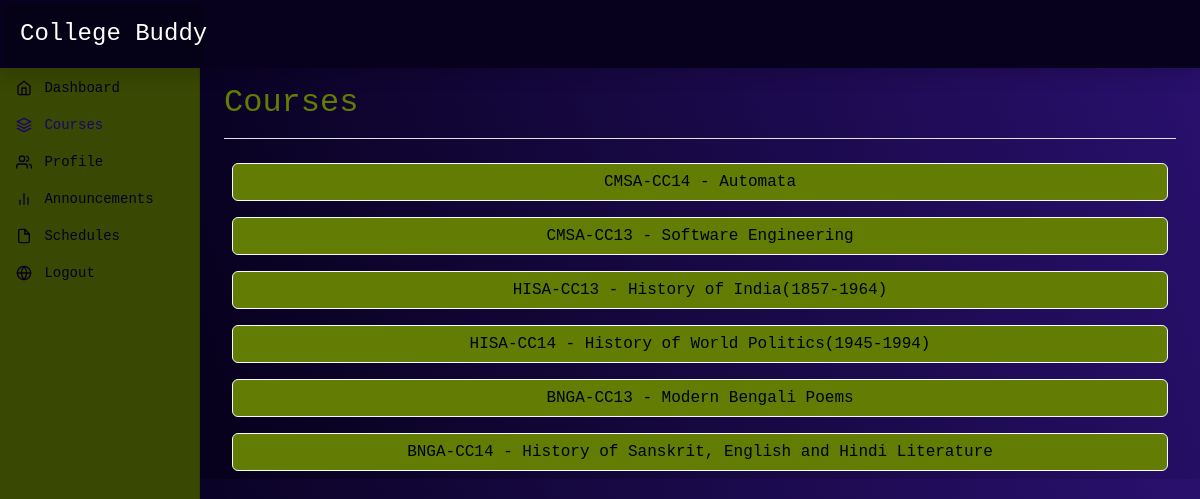
Page /courses (signed in) on the earlier database version.
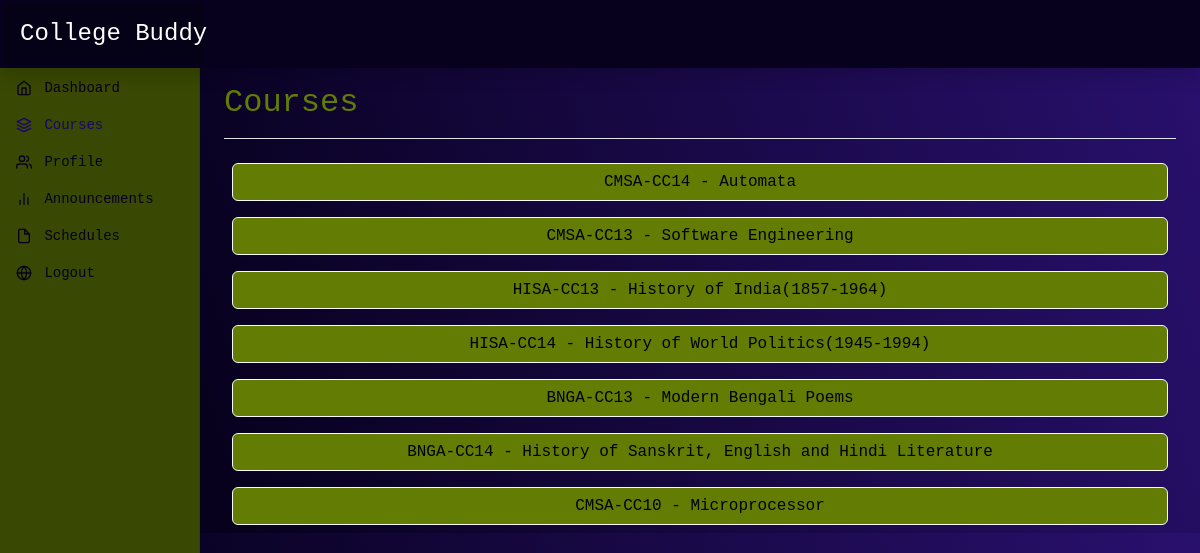
Same page on the later database version.
### dashboard/models.py (models this page shows, shortened)
class Course(models.Model):
    course_id = models.CharField(max_length=20)
    name = models.CharField(max_length=50)
    description = models.TextField(blank=True, null=True)
    department = models.ForeignKey('Department', on_delete=models.SET_NULL, blank=True, null=True, related_name='course_department')
    syllabus= models.FileField(upload_to='syllabuses/',default='syllabuses/default.jpg')

### dashboard/views.py (the view)
# urls.py: path('courses', views.courses,name='courses'),
@login_required
def courses(request):
    if request.user.is_authenticated and request.user.groups.filter(name='Student').exists():
        student = Student.objects.get(roll_no=request.user)
        courses = Course.objects.filter(enrolled_students__in=[student])
        is_student = True
    elif request.user.is_authenticated and request.user.groups.filter(name='Professor').exists():
        professor = Professor.objects.get(professor_id=request.user)
        courses = Course.objects.filter(instructors__in=[professor])
        is_student = False
    elif request.user.is_authenticated:
       courses = Course.objects.all
       is_student = False
    else:
        return redirect('login')
    context = {
        'courses': courses,
    }
    return render(request,'courses.html',context)

### templates/courses.html (shortened to what this page needs)
{% extends 'base.html' %}
{% block courses %}active{% endblock courses  %}
{% block header%}Courses{% endblock header %}
{% block body %}
    <div>
        {% for course in courses %}
        <div class="d-grid gap-2 p-2">
            <button class="btn btn-light " onclick="location.href='{% url 'coursedetails' course.course_id %}';">{{ course.course_id }} - {{ course.name }}</button>
        </div>
        {% endfor %}
        </div>
{% endblock body %}

### templates/base.html (shortened to what this page needs)
<!DOCTYPE html>
<html lang="en" data-bs-theme="auto">
  <head>
    <link href="https://cdn.jsdelivr.net/npm/bootstrap@5.3.0-alpha3/dist/css/bootstrap.min.css" rel="stylesheet"/>
    <link href="../static/dashboard.css" rel="stylesheet" />
  </head>
  <body>
    <header class="navbar navbar-dark sticky-top  bg-theme flex-md-nowrap p-1 shadow" >
      <a class="navbar-brand col-md-3 col-lg-2 me-0 px-3 fs-4" href="" >College Buddy</a>
    </header>
    <div class="container-fluid">
      <div class="row">
        <nav id="sidebarMenu" class="col-md-3 col-lg-2 d-md-block bg-body-tertiary sidebar collapse " >
          <div class="position-sticky pt-0 sidebar-sticky">
            <ul class="nav flex-column">
              <li class="nav-item">
                <a class="nav-link {% block dashboard %}{% endblock dashboard %}" aria-current="page" href="{%url 'dashboard' %}">
                  <span data-feather="home" class="align-text-bottom"></span>
                  Dashboard
                </a>
              </li>
              <li class="nav-item">
                <a class="nav-link {% block courses %}{% endblock courses %}" href="{%url 'courses' %}">
                  <span data-feather="layers" class="align-text-bottom"></span>
                  Courses
                </a>
              </li>
              <li class="nav-item">
                <a class="nav-link {% block profile %}{% endblock profile %}" href="{%url 'profile' %}">
                  <span data-feather="users" class="align-text-bottom"></span>
                  Profile
                </a>
              </li>
              <li class="nav-item">
                <a class="nav-link {% block announcements %}{% endblock announcements %}" href="{%url 'announcement' %}">
                  <span data-feather="bar-chart-2" class="align-text-bottom" ></span>
                  Announcements
                </a>
              </li>
              <li class="nav-item">
                <a class="nav-link {% block schedules %}{% endblock schedules %}" href="{%url 'schedules' %}">
                  <span data-feather="file" class="align-text-bottom"></span>
                  Schedules
                </a>
              </li>
              <li class="nav-item">
                <a class="nav-link " href="{%url 'logout' %}">
                  <span data-feather="globe" class="align-text-bottom"></span>
                  Logout
                </a>
              </li>
            </ul>
          </div>
        </nav>
        <main class="col-md-9 ms-sm-auto col-lg-10 px-md-4">
          <div class="d-flex justify-content-between flex-wrap flex-md-nowrap align-items-center pt-3 pb-2 mb-3 border-bottom header">
            <h1 class="h2 ">{% block header %}{% endblock header %}</h1>
          </div>
          {% block body %}{% endblock body %}
        </main>
      </div>
    </div>
  </body>
</html>

### static/dashboard.css (style rules this page uses)
body { font-size: .875rem; background-image: linear-gradient(72deg, #07011d 17%, #29106e 100%); color: #627C04; font-family: monospace; }
.bg-theme { background-color: #07011D; }
.feather { width: 16px; height: 16px; }
.sidebar { position: fixed; top: 0; bottom: 0; left: 0; z-index: 100; padding: 70px 0 0; box-shadow: inset -1px 0 0 rgba(0, 0, 0, .1); background-color: #394802 !important; color: #07011D !important; }
.sidebar-sticky { height: calc(100vh - 48px); overflow-x: hidden; overflow-y: auto; }
.sidebar .nav-link { font-weight: 500; color: #07011D; }
.sidebar .nav-link .feather { margin-right: 4px; color: #07011D; }
.sidebar .nav-link.active { color: #1A046C; }
.sidebar .nav-link:hover .feather, .sidebar .nav-link.active .feather { color: inherit; }
.navbar-brand { padding-top: .75rem; padding-bottom: .75rem; background-color: rgba(0, 0, 0, .25); box-shadow: inset -1px 0 0 rgba(0, 0, 0, .25); }
.btn-light { background-color: #627C04; }

Differences in the rows shown:
added Course: course_id "CMSA-CC10", name "Microprocessor"
